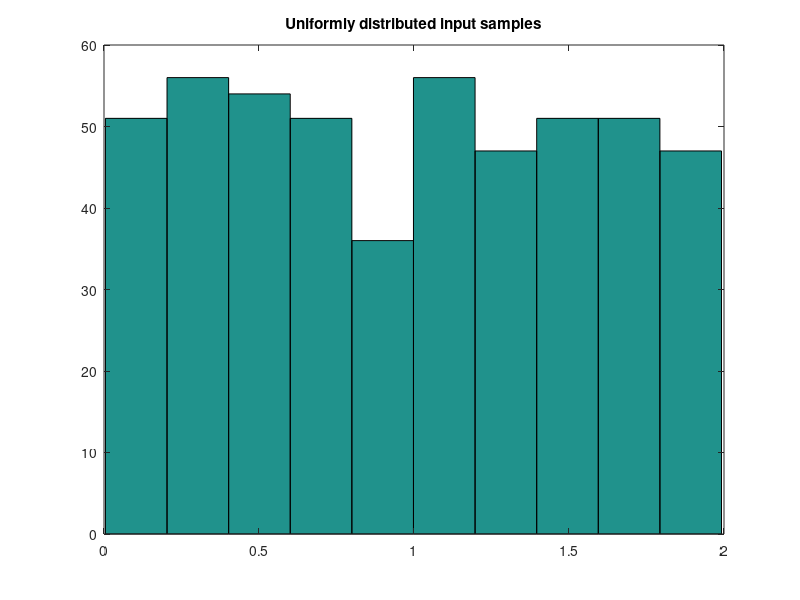

Source code (MATLAB): (Note: this script raises an error after producing the figure.)
clc;
clear all;
close all;

% --- 6.2 ---
elements = 500;

% Generate input samples
inputSamples = 2*rand(1,elements);
figure();
hist(inputSamples);
title('Uniformly distributed input samples');

% Generate output samples
mean = 1;
var = 2;
b = sqrt(var/2);
outputSamples = zeros(1,elements);
for i=1:1:elements
    outputSamples(i) = Fi(inputSamples(i),mean,b);
end;
figure();
hist(outputSamples);
title('Laplacian distributed output samples');